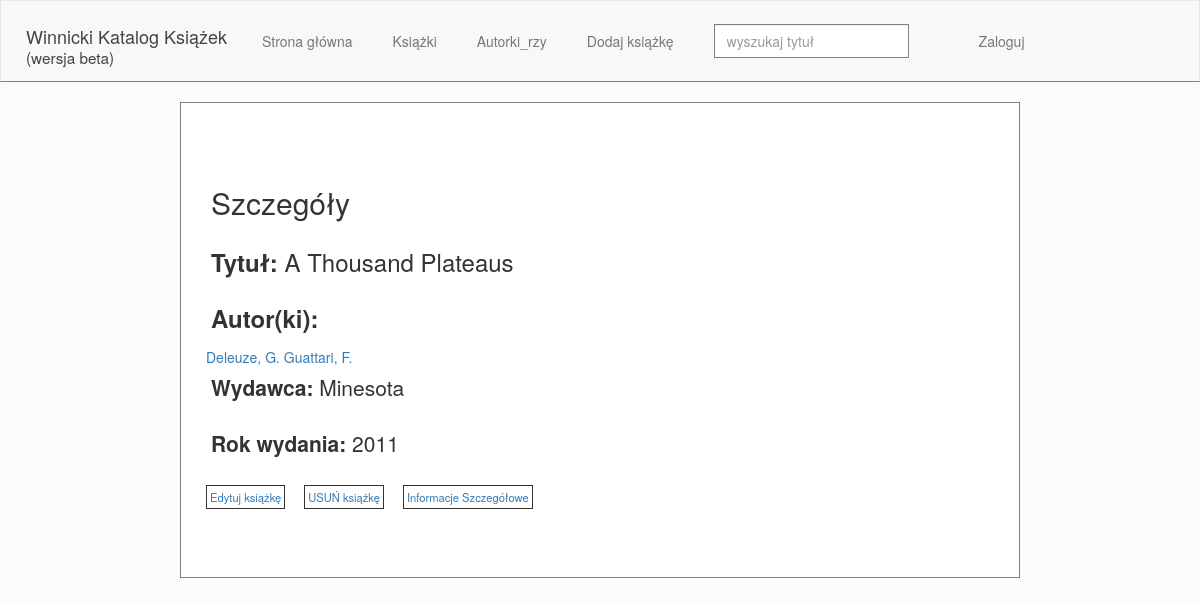
/catalog/ksiazka/1558, run on the app's committed database.
### catalog/models.py (models this page shows, shortened)
class Book(models.Model):
	title=models.CharField('Tytuł', max_length=200, help_text="Wpisz tytuł")
	author=models.ManyToManyField('Author', help_text="Dodaj autora/kę")
	translator=models.ManyToManyField('Translator',
										blank=True,
										help_text="Dodaj tłumaczcza/kę")
	published=models.CharField('Data wydania', max_length=10,
								 help_text="Wpisz datę publikacji")
	isbn=models.CharField('ISBN', max_length=13,
							help_text="wpisz ISBN (13cyfr)", blank=True)
	publisher=models.CharField('Wydawca', max_length=100,
								help_text="Wpisz wydawcę")
	language=models.ManyToManyField('Language',
									blank=True,
									help_text="Wybierz język")
	category=models.ManyToManyField('Category', default="---",
									blank=True,
									help_text="wybierz kategorię")
	place=models.ForeignKey('Regal', blank=True, on_delete=models.SET_NULL,
							null=True, help_text='Podaj regał')
	shelf=models.CharField('Półka', max_length=10, blank=True, help_text='półka')
	class Meta:
		verbose_name="Książka"
		verbose_name_plural="Książki"
		ordering=["title"]
	def display_category(self):
		return ', '.join(category.name
						for category in self.category.all())
	display_category.short_description="Kategorie"
	def display_language(self):
		return ','.join(language.name for language in self.language.all())
	display_language.short_description="Języki"
	def display_author(self):
		return '; '.join(author.last_name+", "+author.first_name[0]+"."
						for author in self.author.all())
	display_author.short_description="autorki/rzy"

class Author(models.Model):
	first_name=models.CharField('Imię', max_length=50,
	 							help_text="wpisz Imę autorki/a")
	last_name=models.CharField('Nazwisko', max_length=50,
	 							help_text="wpisz nazwisko autorki/a")
	class Meta:
		verbose_name_plural="Autor_ka"
		verbose_name_plural="Autorki_rzy"
	def __str__(self):
		if len(self.first_name)<=1:
			return self.last_name
		else:
			return '%s, %s.'%(self.last_name, self.first_name[0])
	def get_absolute_url(self):
		return reverse('author-detail', args=[str(self.id)])

### catalog/views.py (the view)
# urls.py: url(r'^ksiazka/(?P<pk>\d+)$', views.BookDetailView.as_view(),
class BookDetailView(generic.DetailView):
	model=Book

### catalog/templates/catalog/book_detail.html
{% extends "base_generic.html" %}
{% block content %}
<section class="details">
<h2> Szczegóły </h2>
<h3><strong>Tytuł:</strong> {{book.title}}</h3>
<h3><strong> Autor(ki):</strong></h3>
{% for author in book.author.all %}
<a href="{{author.get_absolute_url}}">{{author}}</a>
{% endfor %}
<p><strong>Wydawca: </strong> {{book.publisher}}</p>
<p><strong>Rok wydania: </strong>{{book.published}}</p>
<div class="detail-buttons">
<ul>
<li><a href="{% url 'book-update' pk=book.id %}"> Edytuj książkę </a></li>
<li><a href="{% url 'book-delete' pk=book.id %}"> USUŃ książkę </a></li>
<li><a href="{% url 'book-detail-full' pk=book.id %}"> Informacje Szczegółowe </a></li>
</ul>
</div>
</section>
{% endblock %}

### catalog/static/css/style.css (style rules this page uses)
* { margin:0; padding:0; }
body { background-color: #fbfbfb; }
html { background-color: #fbfbfb; color:#333; font-family: 'Lato', 'Arial', sans-serif; font-size:20px; text-rendering:optimizeLegibility; }
h1, h2, h3 { padding: 5px; }
ul { list-style: none; }
li { padding:5px; }
p { padding:5px; line-height: 1.5; }
.detail-buttons { color: grey; margin-top: 20px; }
.detail-buttons ul li { display: inline-block; margin-right: 15px; background-color: #fff; color: #555; display: inline-block; border: 1px solid #333; padding: 3px; font-size: 80% }

### data on the page
Book: title "A Thousand Plateaus", publisher "Minesota", published "2011"
Author: first_name+last_name "Deleuze, G."
Author: first_name+last_name "Guattari, F."
